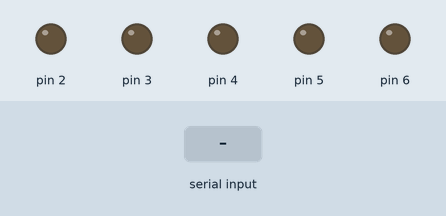
The sketch below on a simulated Arduino Uno, built with avr-gcc and run on an emulated ATmega328P. Parts: output pins drawn as LEDs (lit = HIGH). The inputs (shaded band) are chosen by the test bench.

Above: at 1.2 s.
1.3 s: "1" received over Serial
At 2.1 s:
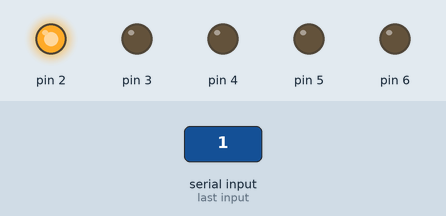
2.8 s: "2" received over Serial
At 3.3 s:
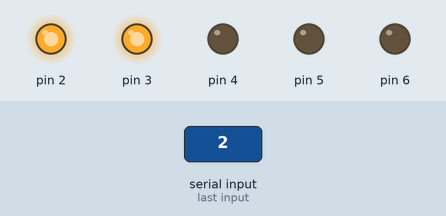
4.3 s: "3" received over Serial
At 5.5 s:
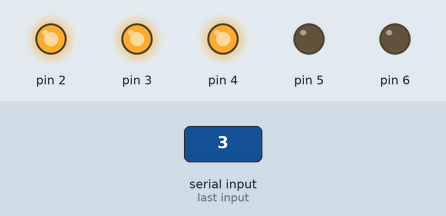
5.8 s: "4" received over Serial
At 6.8 s:
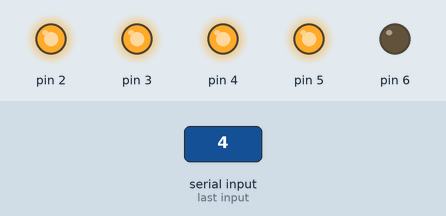
7.3 s: "5" received over Serial
At 7.9 s:
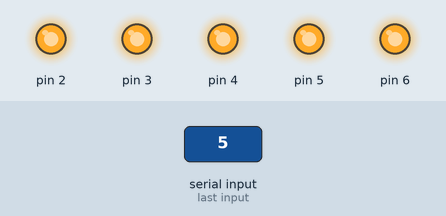
8.8 s: "0" received over Serial
At 10.2 s:
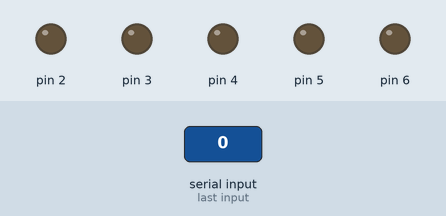
Timing chart, 0 to 11.3 s (numbered marks = the images above; inputs shaded):
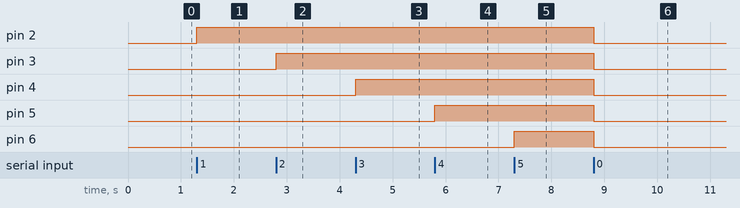

The sketch:

L9_gesture_control_for_arduino.ino
```cpp
void setup() {
  // Initialize pins 2 to 6 as OUTPUT
  for (int i = 2; i <= 6; i++) {
    pinMode(i, OUTPUT);
  }

  Serial.begin(9600);  // Start the serial communication
}

void loop() {
  if (Serial.available() > 0) {
    char gesture = Serial.read();

    if (gesture == '0') {
      control(0, 0, 0, 0, 0);
    } else if (gesture == '1') {
      control(255, 0, 0, 0, 0);
    } else if (gesture == '2') {
      control(255, 255, 0, 0, 0);
    } else if (gesture == '3') {
      control(255, 255, 255, 0, 0);
    } else if (gesture == '4') {
      control(255, 255, 255, 255, 0);
    } else if (gesture == '5') {
      control(255, 255, 255, 255, 255);
    } else {
      control(0, 0, 0, 0, 0); // default
    }
  }
}

void control(int a, int b, int c, int d, int e) {
  analogWrite(2, a);
  analogWrite(3, b);
  analogWrite(4, c);
  analogWrite(5, d);
  analogWrite(6, e);
}
```

Measured:
- after the input at 1.3 s, pin 2: LOW → HIGH at once
- after the input at 2.8 s, pin 3: LOW → HIGH at once
- after the input at 4.3 s, pin 4: LOW → HIGH at once
- after the input at 5.8 s, pin 5: LOW → HIGH at once
- after the input at 7.3 s, pin 6: LOW → HIGH at once
- after the input at 8.8 s, pin 2–6: HIGH → LOW at once
